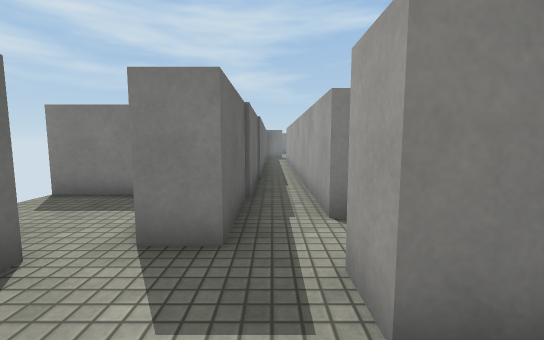
view 1 (above)

24 first-person views from a walk through a Unity game level. The camera is 1.2 m above the floor, tilts 6° down and sees 90° across. The floor is counted in squares, 1 m on a side. Each view is taken from the middle of a square. On the plan, view 1 faces up. The plan holds only what a view shows up to about 13 squares ahead; the rest is blank. The place goes on beyond the plan. Surface patterns are stand-ins for the level's own textures.

view 2
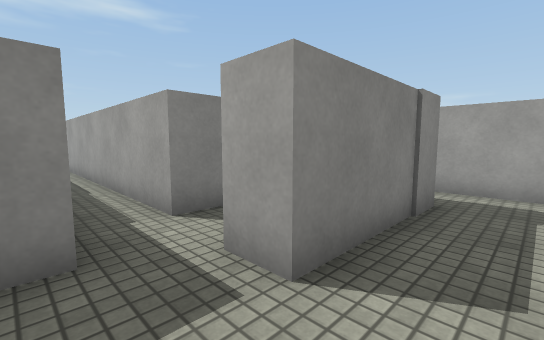

view 3
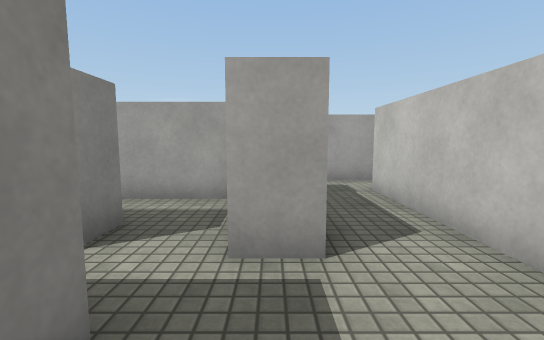

view 4
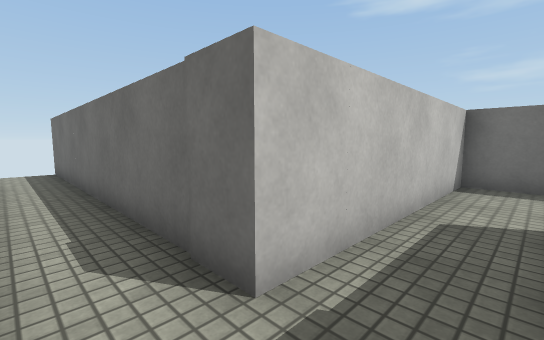

view 5
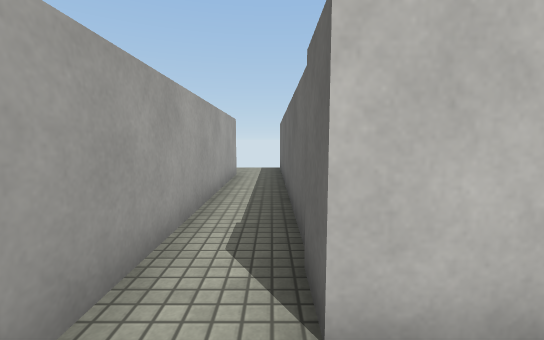

view 6
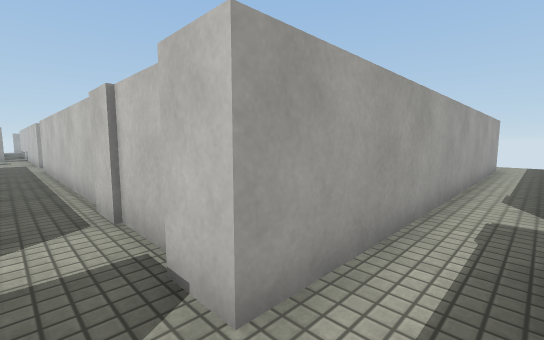

view 7
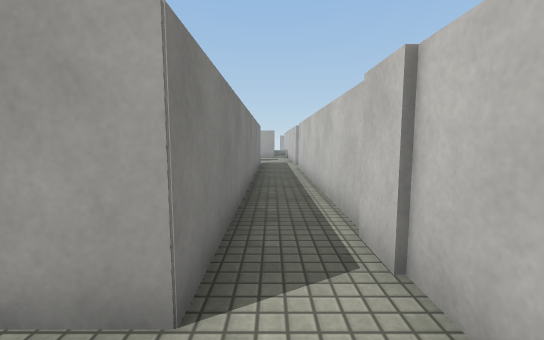

view 8
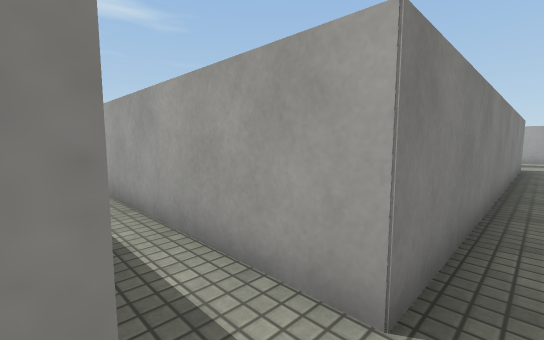

view 9
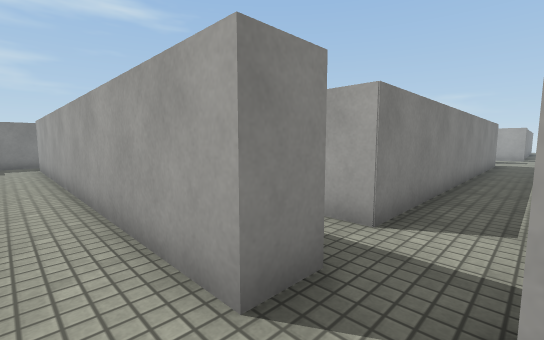

view 10
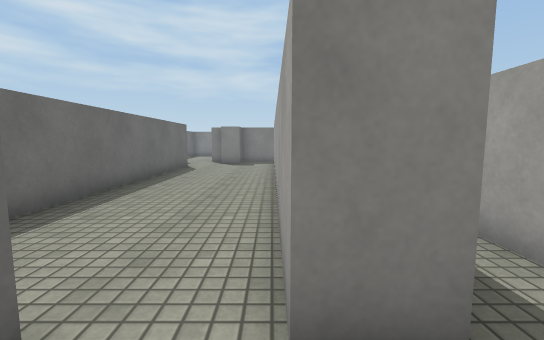

view 11
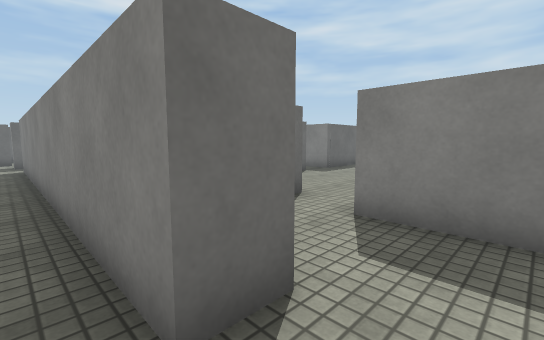

view 12
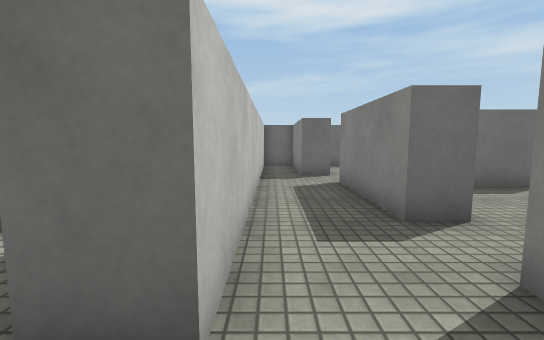

view 13
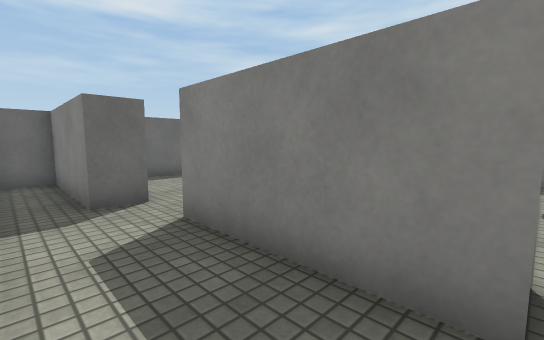

view 14
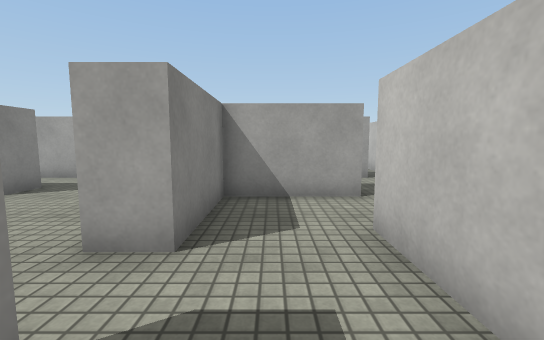

view 15
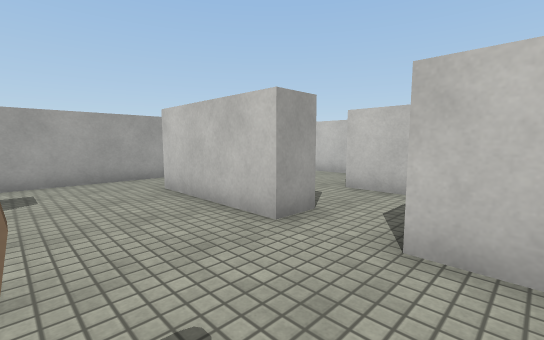

view 16
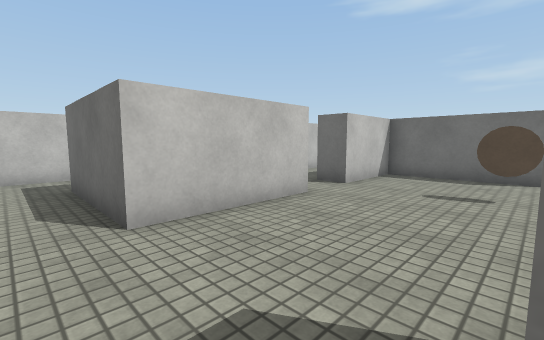

view 17
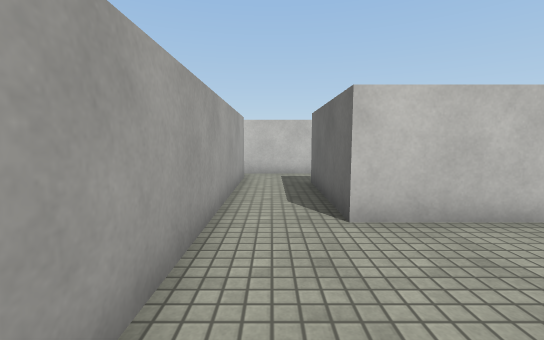

view 18
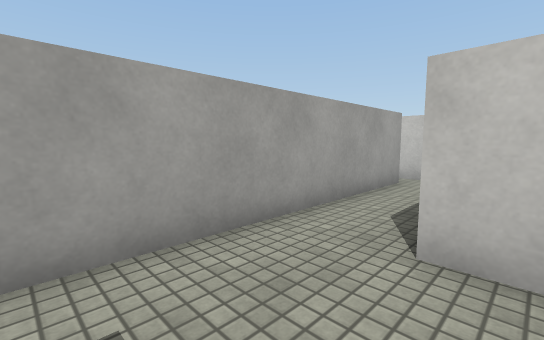

view 19
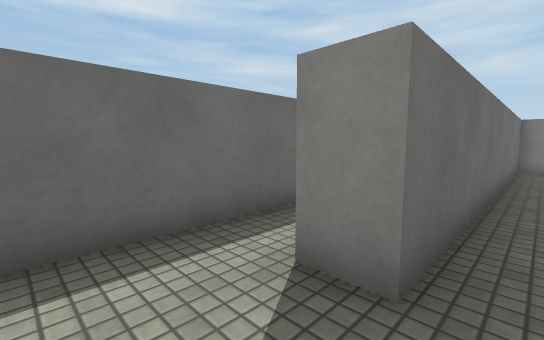

view 20
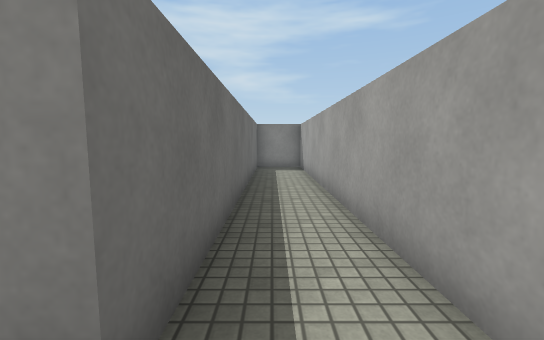

view 21
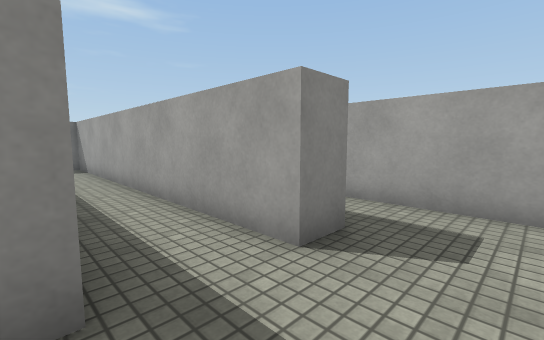

view 22
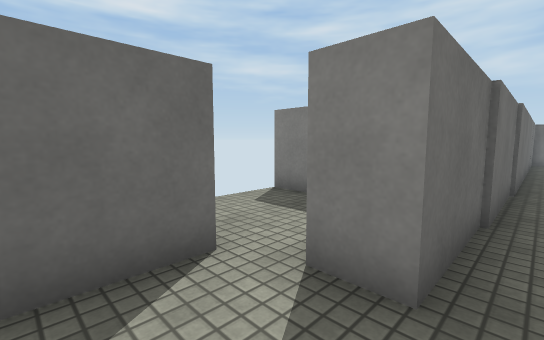

view 23
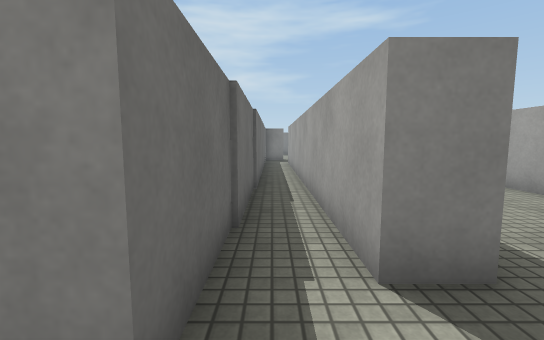

view 24
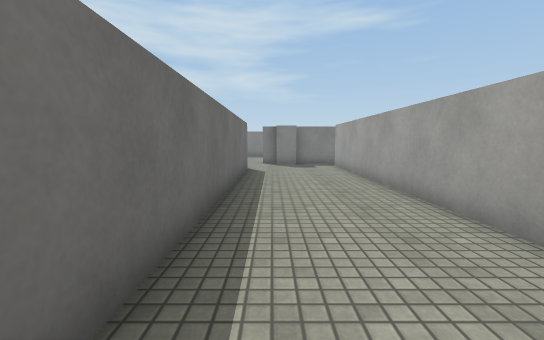

### Floor plan
Key: @ floor where view 1 was taken; # wall or solid block; . floor; C coin; O other object.
Columns run from 5 left of view 1 to 30 right of it. Each row starts with its distance up from view 1.
 14     #.##...#         #..C....OO.#
 13     #.##...#         #..........#
 12     #.##...#  #      #..........#
 11     #.##...# .#...   #..........#
 10     #.##...# .#..... ####.OOOOO.#
  9     #.##...# .#   #.#####.OOOOO.#
  8     #.##...# .#####..........OO.#
  7     #.##...# .#..............OO.#
  6 #####.##...##.#############..OO.#
  5  ...#.##.#......................#
  4  ...#....#..#############.##########
  3  ........#..####
  2   #...####..#..#
  1   #.........#..#
  0   #..@......#..#
 -1   ########..#..#
 -2          #..#..#
 -3          #..#..#
 -4          #..#..#
 -5          #..#..#
 -6          #..#..#
 -7          #..#..#
 -8          #..#..# .#
 -9          #.....#..#
-10          #........#
-11          #........#
-12          #

Where each view was taken, in squares from view 1:
view 1: 0 up, 0 right, facing up
view 2: 0 up, 1 left, facing up-right
view 3: 2 up, 2 left, facing right
view 4: 1 up, 6 right, facing down-left
view 5: 1 up, 5 right, facing down
view 6: 5 up, 5 right, facing down-right
view 7: 5 up, 7 right, facing right
view 8: 5 up, 7 right, facing up-right
view 9: 4 up, 5 right, facing up-right
view 10: 4 up, 6 right, facing up
view 11: 5 up, 23 right, facing up-left
view 12: 7 up, 23 right, facing left
view 13: 7 up, 19 right, facing up-left
view 14: 8 up, 18 right, facing right
view 15: 13 up, 18 right, facing down-right
view 16: 14 up, 26 right, facing down-left
view 17: 14 up, 26 right, facing down
view 18: 13 up, 24 right, facing down-right
view 19: 11 down, 8 right, facing up-left
view 20: 10 down, 8 right, facing up
view 21: 11 down, 7 right, facing up-right
view 22: 1 up, 0 right, facing up-left
view 23: 2 up, 0 right, facing up
view 24: 5 up, 3 right, facing up
